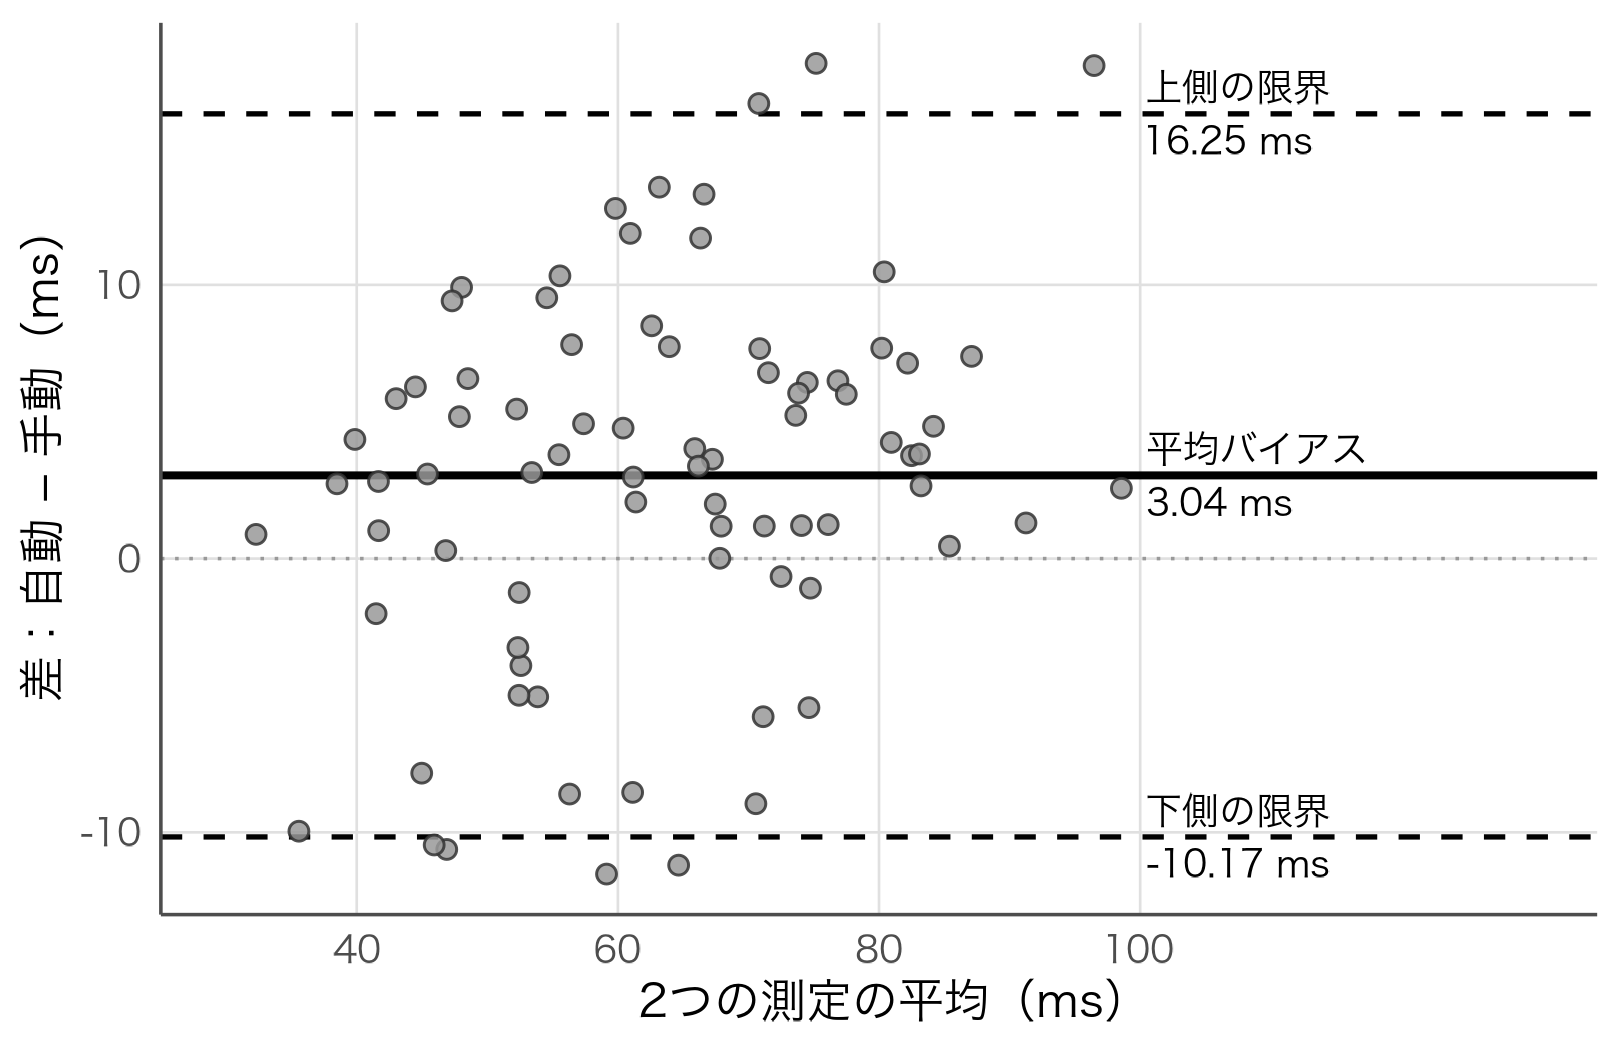

This figure's R source:
# 第15章 図15-1：Bland-Altmanプロット（本文15.3節・notebook ch15 と同一のデータ生成・seed 15）
source("figures/style.R")
set.seed(15)
manual <- rnorm(80, 60, 15)
auto <- manual + 4 + rnorm(80, 0, 6)
diff <- auto - manual; avg <- (auto + manual) / 2
bias <- mean(diff); sd_diff <- sd(diff)
lo <- bias - 1.96 * sd_diff; hi <- bias + 1.96 * sd_diff
cat(sprintf("bias %.2f sd %.2f LoA [%.2f, %.2f] r %.3f outside %d/80\n", bias, sd_diff, lo, hi, cor(manual, auto), sum(diff < lo | diff > hi)))
df <- data.frame(avg, diff)
xr <- range(avg)
p <- ggplot(df, aes(avg, diff)) +
  geom_hline(yintercept = 0, colour = "grey60", linewidth = 0.4, linetype = "dotted") +
  geom_hline(yintercept = bias, colour = "black", linewidth = 0.9) +
  geom_hline(yintercept = c(lo, hi), colour = "black", linewidth = 0.6, linetype = "dashed") +
  geom_point(shape = 21, fill = "grey60", colour = "grey20", size = 1.9, alpha = 0.85) +
  annotate("text", x = xr[2] + 2, y = bias, hjust = 0, size = 3.1, family = "hira", label = sprintf("平均バイアス\n%.2f ms", bias)) +
  annotate("text", x = xr[2] + 2, y = hi, hjust = 0, size = 3.1, family = "hira", label = sprintf("上側の限界\n%.2f ms", hi)) +
  annotate("text", x = xr[2] + 2, y = lo, hjust = 0, size = 3.1, family = "hira", label = sprintf("下側の限界\n%.2f ms", lo)) +
  scale_x_continuous(limits = c(30, 130), breaks = seq(40, 100, 20)) +
  labs(x = "2つの測定の平均（ms）", y = "差：自動 − 手動（ms）")
save_fig(p, "ch15_bland_altman", w = 5.4, h = 3.5)
